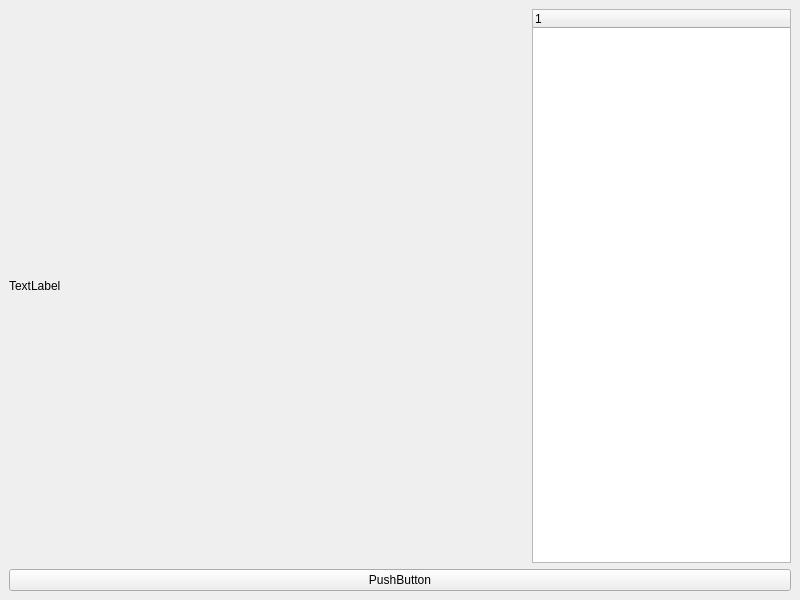
<?xml version="1.0" encoding="UTF-8"?>
<ui version="4.0">
 <class>MainWindow</class>
 <widget class="QMainWindow" name="MainWindow">
  <property name="geometry">
   <rect>
    <x>0</x>
    <y>0</y>
    <width>800</width>
    <height>600</height>
   </rect>
  </property>
  <property name="windowTitle">
   <string>MainWindow</string>
  </property>
  <widget class="QWidget" name="centralwidget">
   <layout class="QGridLayout" name="gridLayout_2">
    <item row="0" column="0">
     <layout class="QVBoxLayout" name="verticalLayout" stretch="2,1">
      <item>
       <layout class="QGridLayout" name="gridLayout" columnstretch="2,1">
        <item row="0" column="0">
         <widget class="QLabel" name="label">
          <property name="enabled">
           <bool>true</bool>
          </property>
          <property name="text">
           <string>TextLabel</string>
          </property>
          <property name="scaledContents">
           <bool>true</bool>
          </property>
         </widget>
        </item>
        <item row="0" column="1">
         <widget class="QTreeWidget" name="treeWidget">
          <column>
           <property name="text">
            <string notr="true">1</string>
           </property>
          </column>
         </widget>
        </item>
       </layout>
      </item>
      <item>
       <widget class="QPushButton" name="pushButton">
        <property name="text">
         <string>PushButton</string>
        </property>
       </widget>
      </item>
     </layout>
    </item>
   </layout>
  </widget>
 </widget>
 <resources/>
 <connections/>
</ui>
